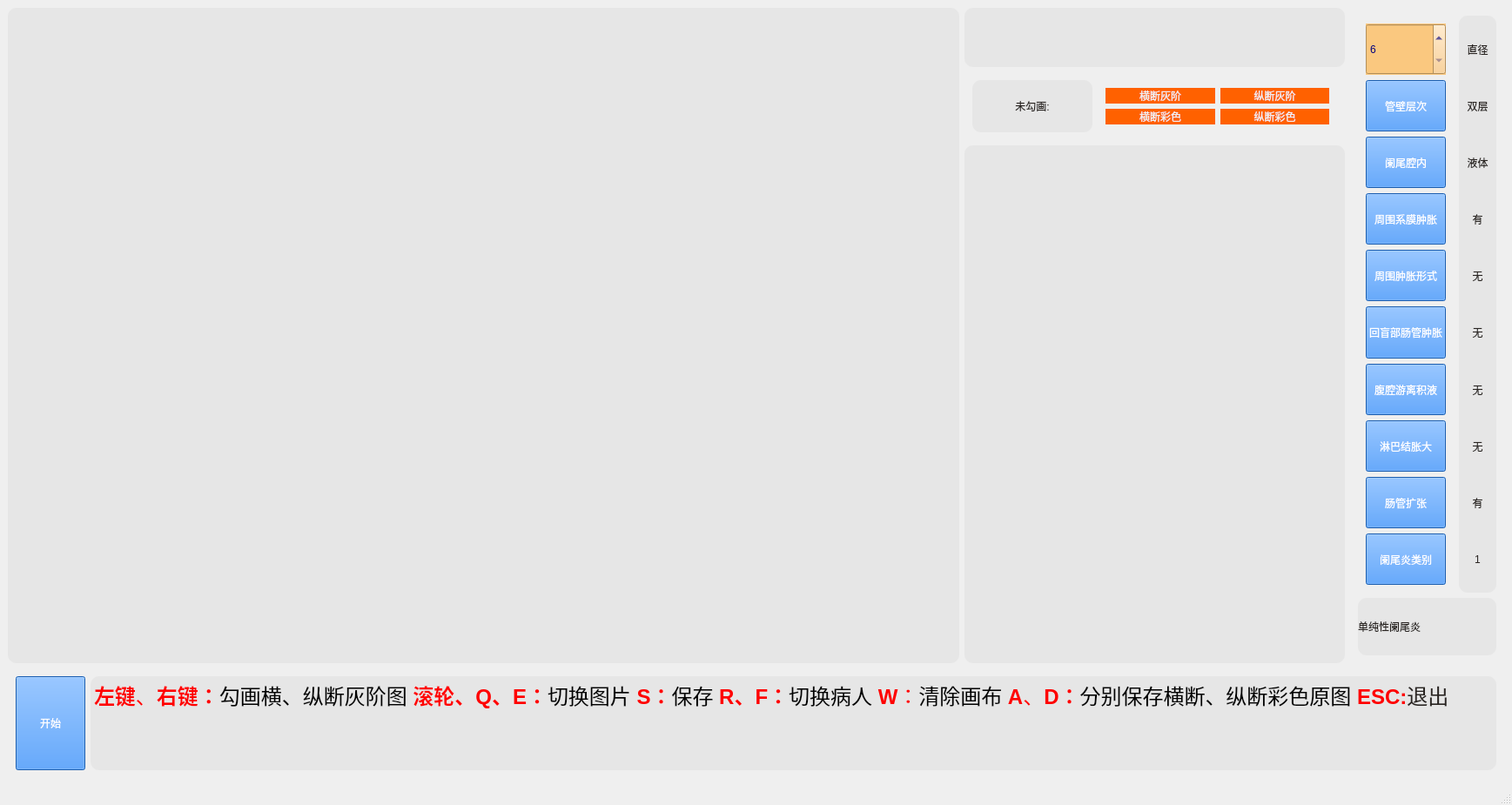
<?xml version="1.0" encoding="UTF-8"?>
<ui version="4.0">
 <class>MainWindow</class>
 <widget class="QMainWindow" name="MainWindow">
  <property name="geometry">
   <rect>
    <x>0</x>
    <y>0</y>
    <width>1737</width>
    <height>925</height>
   </rect>
  </property>
  <property name="windowTitle">
   <string>MainWindow</string>
  </property>
  <property name="styleSheet">
   <string notr="true"/>
  </property>
  <widget class="QWidget" name="centralwidget">
   <property name="styleSheet">
    <string notr="true"/>
   </property>
   <layout class="QGridLayout" name="gridLayout_2">
    <item row="0" column="0">
     <layout class="QVBoxLayout" name="verticalLayout" stretch="40,5">
      <item>
       <layout class="QHBoxLayout" name="horizontalLayout_23" stretch="5,2,0">
        <item>
         <widget class="QWidget" name="widget" native="true">
          <property name="styleSheet">
           <string notr="true">background-color: rgb(230, 230, 230);
border-radius:10px;
</string>
          </property>
          <layout class="QGridLayout" name="gridLayout_4">
           <item row="0" column="0">
            <layout class="QGridLayout" name="gridLayout_3"/>
           </item>
          </layout>
         </widget>
        </item>
        <item>
         <layout class="QVBoxLayout" name="verticalLayout_4" stretch="1,1,20">
          <item>
           <widget class="QTextBrowser" name="textBrowser_1">
            <property name="styleSheet">
             <string notr="true">background-color: rgb(230, 230, 230);
border-radius:10px;
font: 17pt &quot;楷体&quot;;
color: rgb(176,23,31);</string>
            </property>
            <property name="html">
             <string>&lt;!DOCTYPE HTML PUBLIC &quot;-//W3C//DTD HTML 4.0//EN&quot; &quot;http://www.w3.org/TR/REC-html40/strict.dtd&quot;&gt;
&lt;html&gt;&lt;head&gt;&lt;meta name=&quot;qrichtext&quot; content=&quot;1&quot; /&gt;&lt;style type=&quot;text/css&quot;&gt;
p, li { white-space: pre-wrap; }
&lt;/style&gt;&lt;/head&gt;&lt;body style=&quot; font-family:'楷体'; font-size:17pt; font-weight:400; font-style:normal;&quot;&gt;
&lt;p align=&quot;center&quot; style=&quot;-qt-paragraph-type:empty; margin-top:0px; margin-bottom:0px; margin-left:0px; margin-right:0px; -qt-block-indent:0; text-indent:0px; font-size:16pt;&quot;&gt;&lt;br /&gt;&lt;/p&gt;&lt;/body&gt;&lt;/html&gt;</string>
            </property>
           </widget>
          </item>
          <item>
           <widget class="QWidget" name="widget5" native="true">
            <layout class="QHBoxLayout" name="horizontalLayout_2" stretch="1,2">
             <item>
              <widget class="QLabel" name="label10">
               <property name="styleSheet">
                <string notr="true">background-color: rgb(230, 230, 230);
border-radius:10px;


font: 20pt &quot;楷体&quot;;
color: rgb(41, 36, 33);</string>
               </property>
               <property name="text">
                <string>&lt;html&gt;&lt;head/&gt;&lt;body&gt;&lt;p align=&quot;center&quot;&gt;未勾画:&lt;/p&gt;&lt;/body&gt;&lt;/html&gt;</string>
               </property>
              </widget>
             </item>
             <item>
              <widget class="QWidget" name="gridWidget" native="true">
               <property name="styleSheet">
                <string notr="true">height:10px;
border-radius:10px;
font: 15pt &quot;楷体&quot;;
color: rgb(240, 240, 240);</string>
               </property>
               <layout class="QGridLayout" name="gridLayout_5">
                <item row="2" column="1">
                 <widget class="QLabel" name="label3">
                  <property name="styleSheet">
                   <string notr="true">background-color:rgb(255,97,0)
</string>
                  </property>
                  <property name="text">
                   <string>&lt;html&gt;&lt;head/&gt;&lt;body&gt;&lt;p align=&quot;center&quot;&gt;纵断彩色&lt;/p&gt;&lt;/body&gt;&lt;/html&gt;</string>
                  </property>
                 </widget>
                </item>
                <item row="0" column="0">
                 <widget class="QLabel" name="label0">
                  <property name="styleSheet">
                   <string notr="true">background-color:rgb(255,97,0)
</string>
                  </property>
                  <property name="text">
                   <string>&lt;html&gt;&lt;head/&gt;&lt;body&gt;&lt;p align=&quot;center&quot;&gt;横断灰阶&lt;/p&gt;&lt;/body&gt;&lt;/html&gt;</string>
                  </property>
                 </widget>
                </item>
                <item row="2" column="0">
                 <widget class="QLabel" name="label2">
                  <property name="styleSheet">
                   <string notr="true">background-color:rgb(255,97,0)
</string>
                  </property>
                  <property name="text">
                   <string>&lt;html&gt;&lt;head/&gt;&lt;body&gt;&lt;p align=&quot;center&quot;&gt;横断彩色&lt;/p&gt;&lt;/body&gt;&lt;/html&gt;</string>
                  </property>
                 </widget>
                </item>
                <item row="0" column="1">
                 <widget class="QLabel" name="label1">
                  <property name="styleSheet">
                   <string notr="true">background-color:rgb(255,97,0)
</string>
                  </property>
                  <property name="text">
                   <string>&lt;html&gt;&lt;head/&gt;&lt;body&gt;&lt;p align=&quot;center&quot;&gt;纵断灰阶&lt;/p&gt;&lt;/body&gt;&lt;/html&gt;</string>
                  </property>
                 </widget>
                </item>
               </layout>
              </widget>
             </item>
            </layout>
           </widget>
          </item>
          <item>
           <widget class="QTextBrowser" name="textBrowser_3">
            <property name="styleSheet">
             <string notr="true">background-color: rgb(230, 230, 230);
border-radius:10px;
font: 15pt &quot;楷体&quot;;
color: rgb(41, 36, 33);</string>
            </property>
            <property name="html">
             <string>&lt;!DOCTYPE HTML PUBLIC &quot;-//W3C//DTD HTML 4.0//EN&quot; &quot;http://www.w3.org/TR/REC-html40/strict.dtd&quot;&gt;
&lt;html&gt;&lt;head&gt;&lt;meta name=&quot;qrichtext&quot; content=&quot;1&quot; /&gt;&lt;style type=&quot;text/css&quot;&gt;
p, li { white-space: pre-wrap; }
&lt;/style&gt;&lt;/head&gt;&lt;body style=&quot; font-family:'楷体'; font-size:15pt; font-weight:400; font-style:normal;&quot;&gt;
&lt;p style=&quot;-qt-paragraph-type:empty; margin-top:0px; margin-bottom:0px; margin-left:0px; margin-right:0px; -qt-block-indent:0; text-indent:0px;&quot;&gt;&lt;br /&gt;&lt;/p&gt;&lt;/body&gt;&lt;/html&gt;</string>
            </property>
           </widget>
          </item>
         </layout>
        </item>
        <item>
         <widget class="QWidget" name="QWidget2" native="true">
          <property name="styleSheet">
           <string notr="true"/>
          </property>
          <layout class="QVBoxLayout" name="verticalLayout_15" stretch="10,1">
           <item>
            <layout class="QHBoxLayout" name="horizontalLayout" stretch="0,0">
             <item>
              <widget class="QWidget" name="widget4" native="true">
               <property name="styleSheet">
                <string notr="true">font: 20pt &quot;楷体&quot;;
</string>
               </property>
               <layout class="QVBoxLayout" name="verticalLayout_3">
                <item>
                 <widget class="QSpinBox" name="spinBox">
                  <property name="sizePolicy">
                   <sizepolicy hsizetype="Minimum" vsizetype="Preferred">
                    <horstretch>0</horstretch>
                    <verstretch>0</verstretch>
                   </sizepolicy>
                  </property>
                  <property name="autoFillBackground">
                   <bool>true</bool>
                  </property>
                  <property name="styleSheet">
                   <string notr="true">background-color: rgb(250, 200, 127);
height:40px;
font: 30pt &quot;楷体&quot;;
color: rgb(0, 0, 127);</string>
                  </property>
                  <property name="buttonSymbols">
                   <enum>QAbstractSpinBox::UpDownArrows</enum>
                  </property>
                  <property name="specialValueText">
                   <string/>
                  </property>
                  <property name="showGroupSeparator" stdset="0">
                   <bool>false</bool>
                  </property>
                  <property name="suffix">
                   <string/>
                  </property>
                  <property name="minimum">
                   <number>6</number>
                  </property>
                  <property name="maximum">
                   <number>15</number>
                  </property>
                  <property name="singleStep">
                   <number>1</number>
                  </property>
                  <property name="value">
                   <number>6</number>
                  </property>
                 </widget>
                </item>
                <item>
                 <widget class="QPushButton" name="pushButton_2">
                  <property name="sizePolicy">
                   <sizepolicy hsizetype="Preferred" vsizetype="Preferred">
                    <horstretch>0</horstretch>
                    <verstretch>0</verstretch>
                   </sizepolicy>
                  </property>
                  <property name="styleSheet">
                   <string notr="true">
font: 20pt &quot;楷体&quot;;
color: rgb(255, 255, 255);
background-color:rgb(38, 131, 245);</string>
                  </property>
                  <property name="text">
                   <string>管壁层次</string>
                  </property>
                 </widget>
                </item>
                <item>
                 <widget class="QPushButton" name="pushButton_3">
                  <property name="sizePolicy">
                   <sizepolicy hsizetype="Preferred" vsizetype="Preferred">
                    <horstretch>0</horstretch>
                    <verstretch>0</verstretch>
                   </sizepolicy>
                  </property>
                  <property name="styleSheet">
                   <string notr="true">height:40px;
font: 20pt &quot;楷体&quot;;
color: rgb(255, 255, 255);
background-color:rgb(38, 131, 245);</string>
                  </property>
                  <property name="text">
                   <string>阑尾腔内</string>
                  </property>
                 </widget>
                </item>
                <item>
                 <widget class="QPushButton" name="pushButton_4">
                  <property name="sizePolicy">
                   <sizepolicy hsizetype="Preferred" vsizetype="Preferred">
                    <horstretch>0</horstretch>
                    <verstretch>0</verstretch>
                   </sizepolicy>
                  </property>
                  <property name="styleSheet">
                   <string notr="true">height:40px;
font: 20pt &quot;楷体&quot;;
color: rgb(255, 255, 255);
background-color:rgb(38, 131, 245);</string>
                  </property>
                  <property name="text">
                   <string>周围系膜肿胀</string>
                  </property>
                 </widget>
                </item>
                <item>
                 <widget class="QPushButton" name="pushButton_5">
                  <property name="sizePolicy">
                   <sizepolicy hsizetype="Preferred" vsizetype="Preferred">
                    <horstretch>0</horstretch>
                    <verstretch>0</verstretch>
                   </sizepolicy>
                  </property>
                  <property name="styleSheet">
                   <string notr="true">height:40px;
font: 20pt &quot;楷体&quot;;
color: rgb(255, 255, 255);
background-color:rgb(38, 131, 245);</string>
                  </property>
                  <property name="text">
                   <string>周围肿胀形式</string>
                  </property>
                 </widget>
                </item>
                <item>
                 <widget class="QPushButton" name="pushButton_6">
                  <property name="sizePolicy">
                   <sizepolicy hsizetype="Preferred" vsizetype="Preferred">
                    <horstretch>0</horstretch>
                    <verstretch>0</verstretch>
                   </sizepolicy>
                  </property>
                  <property name="styleSheet">
                   <string notr="true">height:40px;
font: 20pt &quot;楷体&quot;;
color: rgb(255, 255, 255);
background-color:rgb(38, 131, 245);</string>
                  </property>
                  <property name="text">
                   <string>回盲部肠管肿胀</string>
                  </property>
                 </widget>
                </item>
                <item>
                 <widget class="QPushButton" name="pushButton_7">
                  <property name="sizePolicy">
                   <sizepolicy hsizetype="Preferred" vsizetype="Preferred">
                    <horstretch>0</horstretch>
                    <verstretch>0</verstretch>
                   </sizepolicy>
                  </property>
                  <property name="styleSheet">
                   <string notr="true">height:40px;
font: 20pt &quot;楷体&quot;;
color: rgb(255, 255, 255);
background-color:rgb(38, 131, 245);</string>
                  </property>
                  <property name="text">
                   <string>腹腔游离积液</string>
                  </property>
                 </widget>
                </item>
                <item>
                 <widget class="QPushButton" name="pushButton_8">
                  <property name="sizePolicy">
                   <sizepolicy hsizetype="Preferred" vsizetype="Preferred">
                    <horstretch>0</horstretch>
                    <verstretch>0</verstretch>
                   </sizepolicy>
                  </property>
                  <property name="styleSheet">
                   <string notr="true">height:40px;
font: 20pt &quot;楷体&quot;;
color: rgb(255, 255, 255);
background-color:rgb(38, 131, 245);</string>
                  </property>
                  <property name="text">
                   <string>淋巴结胀大</string>
                  </property>
                 </widget>
                </item>
                <item>
                 <widget class="QPushButton" name="pushButton_9">
                  <property name="sizePolicy">
                   <sizepolicy hsizetype="Preferred" vsizetype="Preferred">
                    <horstretch>0</horstretch>
                    <verstretch>0</verstretch>
                   </sizepolicy>
                  </property>
                  <property name="styleSheet">
                   <string notr="true">height:40px;
font: 20pt &quot;楷体&quot;;
color: rgb(255, 255, 255);
background-color:rgb(38, 131, 245);</string>
                  </property>
                  <property name="text">
                   <string>肠管扩张</string>
                  </property>
                 </widget>
                </item>
                <item>
                 <widget class="QPushButton" name="pushButton_10">
                  <property name="sizePolicy">
                   <sizepolicy hsizetype="Preferred" vsizetype="Preferred">
                    <horstretch>0</horstretch>
                    <verstretch>0</verstretch>
                   </sizepolicy>
                  </property>
                  <property name="styleSheet">
                   <string notr="true">height:40px;
font: 20pt &quot;楷体&quot;;
color: rgb(255, 255, 255);
background-color:rgb(38, 131, 245);</string>
                  </property>
                  <property name="text">
                   <string>阑尾炎类别</string>
                  </property>
                 </widget>
                </item>
               </layout>
              </widget>
             </item>
             <item>
              <widget class="QWidget" name="widget3" native="true">
               <property name="styleSheet">
                <string notr="true">background-color: rgb(230, 230, 230);
border-radius:10px;


font: 20pt &quot;楷体&quot;;
color: rgb(41, 36, 33);</string>
               </property>
               <layout class="QVBoxLayout" name="verticalLayout_2">
                <item>
                 <widget class="QLabel" name="label_1">
                  <property name="styleSheet">
                   <string notr="true"/>
                  </property>
                  <property name="text">
                   <string>直径</string>
                  </property>
                  <property name="alignment">
                   <set>Qt::AlignCenter</set>
                  </property>
                 </widget>
                </item>
                <item>
                 <widget class="QLabel" name="label_2">
                  <property name="styleSheet">
                   <string notr="true"/>
                  </property>
                  <property name="text">
                   <string>双层</string>
                  </property>
                  <property name="alignment">
                   <set>Qt::AlignCenter</set>
                  </property>
                 </widget>
                </item>
                <item>
                 <widget class="QLabel" name="label_3">
                  <property name="styleSheet">
                   <string notr="true"/>
                  </property>
                  <property name="text">
                   <string>液体</string>
                  </property>
                  <property name="alignment">
                   <set>Qt::AlignCenter</set>
                  </property>
                 </widget>
                </item>
                <item>
                 <widget class="QLabel" name="label_4">
                  <property name="styleSheet">
                   <string notr="true"/>
                  </property>
                  <property name="text">
                   <string>有</string>
                  </property>
                  <property name="alignment">
                   <set>Qt::AlignCenter</set>
                  </property>
                 </widget>
                </item>
                <item>
                 <widget class="QLabel" name="label_5">
                  <property name="styleSheet">
                   <string notr="true"/>
                  </property>
                  <property name="text">
                   <string>无</string>
                  </property>
                  <property name="alignment">
                   <set>Qt::AlignCenter</set>
                  </property>
                 </widget>
                </item>
                <item>
                 <widget class="QLabel" name="label_6">
                  <property name="enabled">
                   <bool>true</bool>
                  </property>
                  <property name="sizePolicy">
                   <sizepolicy hsizetype="Preferred" vsizetype="Preferred">
                    <horstretch>0</horstretch>
                    <verstretch>0</verstretch>
                   </sizepolicy>
                  </property>
                  <property name="mouseTracking">
                   <bool>false</bool>
                  </property>
                  <property name="styleSheet">
                   <string notr="true"/>
                  </property>
                  <property name="text">
                   <string>无</string>
                  </property>
                  <property name="scaledContents">
                   <bool>false</bool>
                  </property>
                  <property name="alignment">
                   <set>Qt::AlignCenter</set>
                  </property>
                 </widget>
                </item>
                <item>
                 <widget class="QLabel" name="label_7">
                  <property name="styleSheet">
                   <string notr="true"/>
                  </property>
                  <property name="text">
                   <string>无</string>
                  </property>
                  <property name="alignment">
                   <set>Qt::AlignCenter</set>
                  </property>
                 </widget>
                </item>
                <item>
                 <widget class="QLabel" name="label_8">
                  <property name="styleSheet">
                   <string notr="true"/>
                  </property>
                  <property name="text">
                   <string>无</string>
                  </property>
                  <property name="alignment">
                   <set>Qt::AlignCenter</set>
                  </property>
                 </widget>
                </item>
                <item>
                 <widget class="QLabel" name="label_9">
                  <property name="styleSheet">
                   <string notr="true"/>
                  </property>
                  <property name="text">
                   <string>有</string>
                  </property>
                  <property name="alignment">
                   <set>Qt::AlignCenter</set>
                  </property>
                 </widget>
                </item>
                <item>
                 <widget class="QLabel" name="label_10">
                  <property name="styleSheet">
                   <string notr="true"/>
                  </property>
                  <property name="text">
                   <string>1</string>
                  </property>
                  <property name="alignment">
                   <set>Qt::AlignCenter</set>
                  </property>
                 </widget>
                </item>
               </layout>
              </widget>
             </item>
            </layout>
           </item>
           <item>
            <widget class="QLabel" name="label_11">
             <property name="styleSheet">
              <string notr="true">background-color: rgb(230, 230, 230);
border-radius:10px;
font: 20pt &quot;楷体&quot;;
color: rgb(41, 36, 33);

</string>
             </property>
             <property name="text">
              <string>&lt;html&gt;&lt;head/&gt;&lt;body&gt;&lt;p&gt;单纯性阑尾炎&lt;/p&gt;&lt;/body&gt;&lt;/html&gt;</string>
             </property>
            </widget>
           </item>
          </layout>
         </widget>
        </item>
       </layout>
      </item>
      <item>
       <widget class="QWidget" name="widget2" native="true">
        <layout class="QHBoxLayout" name="horizontalLayout_24">
         <item>
          <widget class="QPushButton" name="start">
           <property name="styleSheet">
            <string notr="true">height:100px;
font: 35pt &quot;楷体&quot;;
color: rgb(255, 255, 255);
background-color:rgb(38, 131, 245);</string>
           </property>
           <property name="text">
            <string>开始</string>
           </property>
          </widget>
         </item>
         <item>
          <widget class="QTextBrowser" name="textBrowser_2">
           <property name="styleSheet">
            <string notr="true">background-color: rgb(230, 230, 230);
border-radius:10px;
font: 20pt &quot;楷体&quot;;
color: rgb(41, 36, 33);</string>
           </property>
           <property name="html">
            <string>&lt;!DOCTYPE HTML PUBLIC &quot;-//W3C//DTD HTML 4.0//EN&quot; &quot;http://www.w3.org/TR/REC-html40/strict.dtd&quot;&gt;
&lt;html&gt;&lt;head&gt;&lt;meta name=&quot;qrichtext&quot; content=&quot;1&quot; /&gt;&lt;style type=&quot;text/css&quot;&gt;
p, li { white-space: pre-wrap; }
&lt;/style&gt;&lt;/head&gt;&lt;body style=&quot; font-family:'楷体'; font-size:20pt; font-weight:400; font-style:normal;&quot;&gt;
&lt;p style=&quot; margin-top:12px; margin-bottom:12px; margin-left:0px; margin-right:0px; -qt-block-indent:0; text-indent:0px;&quot;&gt;&lt;span style=&quot; font-size:18pt; font-weight:600; color:#ff0000;&quot;&gt;左键&lt;/span&gt;&lt;span style=&quot; font-size:18pt; color:#ff0000;&quot;&gt;、&lt;/span&gt;&lt;span style=&quot; font-size:18pt; font-weight:600; color:#ff0000;&quot;&gt;右键：&lt;/span&gt;&lt;span style=&quot; font-size:18pt; color:#000000;&quot;&gt;勾画横、纵断灰阶图 &lt;/span&gt;&lt;span style=&quot; font-size:18pt; font-weight:600; color:#ff0000;&quot;&gt;滚轮、Q、E：&lt;/span&gt;&lt;span style=&quot; font-size:18pt; color:#000000;&quot;&gt;切换图片 &lt;/span&gt;&lt;span style=&quot; font-size:18pt; font-weight:600; color:#ff0000;&quot;&gt;S：&lt;/span&gt;&lt;span style=&quot; font-size:18pt; color:#000000;&quot;&gt;保存 &lt;/span&gt;&lt;span style=&quot; font-size:18pt; font-weight:600; color:#ff0000;&quot;&gt;R、F：&lt;/span&gt;&lt;span style=&quot; font-size:18pt; color:#000000;&quot;&gt;切换病人 &lt;/span&gt;&lt;span style=&quot; font-size:18pt; font-weight:600; color:#ff0000;&quot;&gt;W&lt;/span&gt;&lt;span style=&quot; font-size:18pt; color:#ff0000;&quot;&gt;：&lt;/span&gt;&lt;span style=&quot; font-size:18pt; color:#000000;&quot;&gt;清除画布 &lt;/span&gt;&lt;span style=&quot; font-size:18pt; font-weight:600; color:#ff0000;&quot;&gt;A&lt;/span&gt;&lt;span style=&quot; font-size:18pt; color:#ff0000;&quot;&gt;、&lt;/span&gt;&lt;span style=&quot; font-size:18pt; font-weight:600; color:#ff0000;&quot;&gt;D：&lt;/span&gt;&lt;span style=&quot; font-size:18pt; color:#000000;&quot;&gt;分别保存横断、纵断彩色原图&lt;/span&gt;&lt;span style=&quot; font-size:18pt;&quot;&gt; &lt;/span&gt;&lt;span style=&quot; font-size:18pt; font-weight:600; color:#ff0000;&quot;&gt;ESC:&lt;/span&gt;&lt;span style=&quot; font-size:18pt;&quot;&gt;退出&lt;/span&gt;&lt;/p&gt;&lt;/body&gt;&lt;/html&gt;</string>
           </property>
          </widget>
         </item>
        </layout>
       </widget>
      </item>
     </layout>
    </item>
   </layout>
  </widget>
  <widget class="QStatusBar" name="statusbar"/>
 </widget>
 <resources/>
 <connections/>
</ui>
